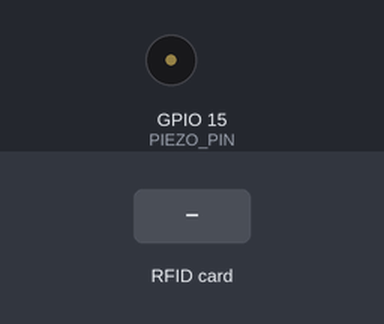
Recording of a sketch running on a simulated ESP32. Parts: buzzer (waves = sounding). The test bench sets the inputs (shaded band). WiFi joins after 1.5 s; servers stay silent unless stated; what the sketch prints to the serial monitor is not drawn.

Above: at 2.7 s.
2.8 s: RFID card 08 04 24 55 26 29 held to the reader
At 3.6 s:
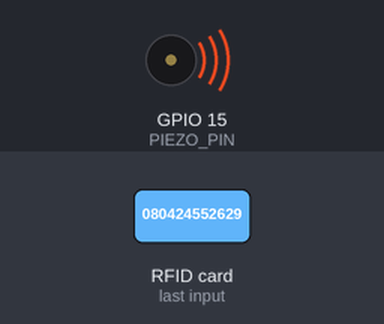
Timing chart, 0 to 5.8 s (numbered marks = the images above; inputs shaded):
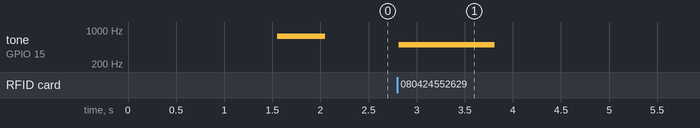

Measured:
- after the input at 2.8 s, tone on GPIO 15 (PIEZO_PIN): silent → 500 Hz at once, → silent 1.0 s later

The sketch:

aisturn.ino
```cpp
#include <WiFi.h>
#include <SPI.h>
#include <MFRC522.h>
#include <WiFiUdp.h>

#define SS_PIN 5
#define RST_PIN 0
#define PIEZO_PIN 15  // Пин для пьезо-сирены

const char* ssid = "NIS_ORBISTAN";
const char* password = "aktobe2015";

const char* udpAddress = "10.69.151.107";  // IP второй ESP32
const int udpPort = 4210;

WiFiUDP udp;
MFRC522 rfid(SS_PIN, RST_PIN);

struct CardData {
  byte uid[7];
  byte uidLength;
  String iin;
  int status;
};

CardData cards[] = {
  {{0xA1, 0x1B, 0xBD, 0xCF}, 4, "080424552629", 0},
  {{0x04, 0x50, 0x1A, 0xDA, 0x7D, 0x62, 0x80}, 7, "070517551794", 0}
};

void setup() {
  Serial.begin(9600);
  SPI.begin();
  rfid.PCD_Init();

  pinMode(PIEZO_PIN, OUTPUT);  // Установка пина для пьезо на выход

  WiFi.begin(ssid, password);
  Serial.print("Connecting to Wi-Fi");
  while (WiFi.status() != WL_CONNECTED) {
    delay(500);
    Serial.print(".");
  }
   tone(PIEZO_PIN, 750, 500);
  Serial.println("\nConnected to Wi-Fi");
}

void loop() {
  if (!rfid.PICC_IsNewCardPresent() || !rfid.PICC_ReadCardSerial()) return;

  int matchedIndex = -1;

  for (int i = 0; i < sizeof(cards) / sizeof(cards[0]); i++) {
    if (rfid.uid.size != cards[i].uidLength) continue;

    bool match = true;
    for (int j = 0; j < cards[i].uidLength; j++) {
      if (rfid.uid.uidByte[j] != cards[i].uid[j]) {
        match = false;
        break;
      }
    }

    if (match) {
      matchedIndex = i;
      break;
    }
  }

  if (matchedIndex >= 0) {
    int status = cards[matchedIndex].status;
    String message = String(status) + "," + cards[matchedIndex].iin;
    udp.beginPacket(udpAddress, udpPort);
    udp.print(message);
    udp.endPacket();
    Serial.println("Sent: " + message);

    soundAlarm(status);  // Звуковой сигнал

    cards[matchedIndex].status = 1 - cards[matchedIndex].status;
  } else {
    udp.beginPacket(udpAddress, udpPort);
    udp.print("-1,-1");
    udp.endPacket();
    Serial.println("Sent: -1,-1");

    soundAlarm(-1);  // Звуковой сигнал для неправильной карты
  }

  rfid.PICC_HaltA();
  rfid.PCD_StopCrypto1();

  delay(1000);  // Пауза после считывания
}

// Функция для воспроизведения звукового сигнала в зависимости от состояния
void soundAlarm(int status) {
  if (status == 0) {
    // Вход (0) - один короткий тон (500 мс)
    tone(PIEZO_PIN, 1200, 500);
  }
  else if (status == 1) {
    // Выход (1) - два коротких тона (500 мс)
    tone(PIEZO_PIN, 1000, 500);
    delay(500);
    tone(PIEZO_PIN, 1000, 500);
  }
  else {
    // Неправильная карта (-1) - один длинный тон (1 секунда)
    tone(PIEZO_PIN, 500, 1000);
  }
}
```
